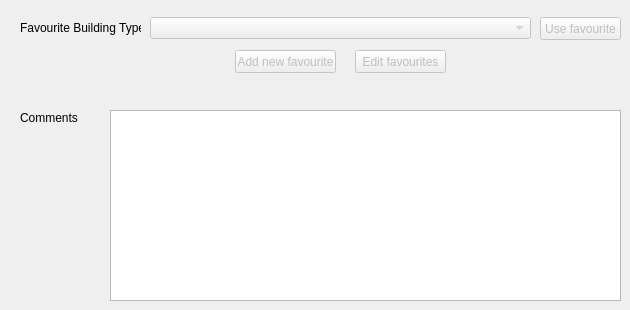
   <widget class="QWidget" name="tab">
    <attribute name="title">
     <string>Other</string>
    </attribute>
    <widget class="QLabel" name="label_20">
     <property name="geometry">
      <rect>
       <x>20</x>
       <y>20</y>
       <width>121</width>
       <height>16</height>
      </rect>
     </property>
     <property name="text">
      <string>Favourite Building Types</string>
     </property>
    </widget>
    <widget class="QPlainTextEdit" name="comment">
     <property name="geometry">
      <rect>
       <x>110</x>
       <y>110</y>
       <width>511</width>
       <height>191</height>
      </rect>
     </property>
    </widget>
    <widget class="QPushButton" name="pushButton_2">
     <property name="enabled">
      <bool>false</bool>
     </property>
     <property name="geometry">
      <rect>
       <x>235</x>
       <y>50</y>
       <width>101</width>
       <height>23</height>
      </rect>
     </property>
     <property name="text">
      <string>Add new favourite</string>
     </property>
    </widget>
    <widget class="QLabel" name="label_24">
     <property name="geometry">
      <rect>
       <x>20</x>
       <y>110</y>
       <width>71</width>
       <height>16</height>
      </rect>
     </property>
     <property name="text">
      <string>Comments</string>
     </property>
    </widget>
    <widget class="QPushButton" name="pushButton_4">
     <property name="enabled">
      <bool>false</bool>
     </property>
     <property name="geometry">
      <rect>
       <x>355</x>
       <y>50</y>
       <width>91</width>
       <height>23</height>
      </rect>
     </property>
     <property name="text">
      <string>Edit favourites</string>
     </property>
    </widget>
    <widget class="QComboBox" name="attr_height_3">
     <property name="enabled">
      <bool>false</bool>
     </property>
     <property name="geometry">
      <rect>
       <x>150</x>
       <y>17</y>
       <width>381</width>
       <height>22</height>
      </rect>
     </property>
    </widget>
    <widget class="QPushButton" name="pushButton_5">
     <property name="enabled">
      <bool>false</bool>
     </property>
     <property name="geometry">
      <rect>
       <x>540</x>
       <y>17</y>
       <width>81</width>
       <height>23</height>
      </rect>
     </property>
     <property name="text">
      <string>Use favourite</string>
     </property>
    </widget>
   </widget>
